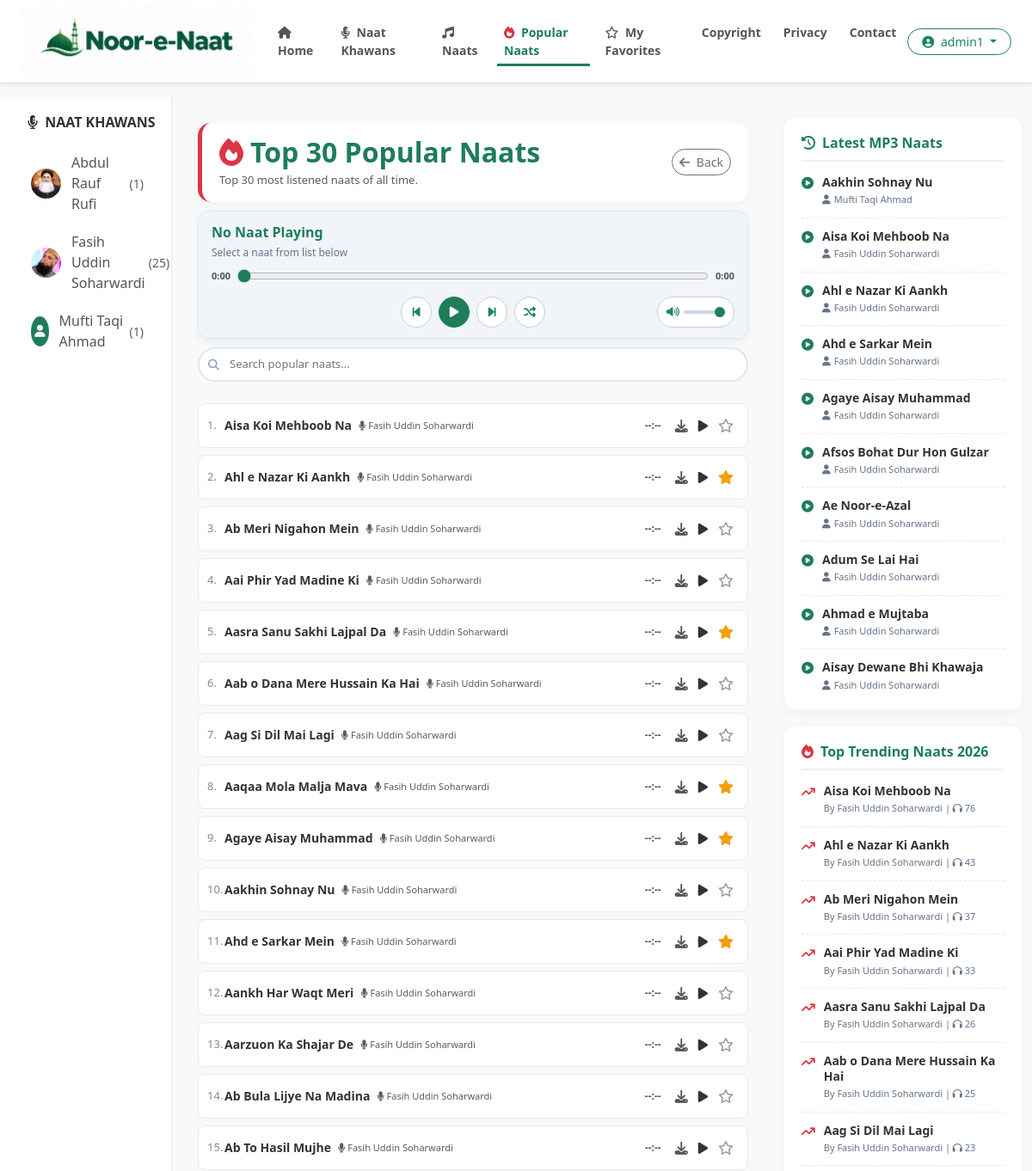
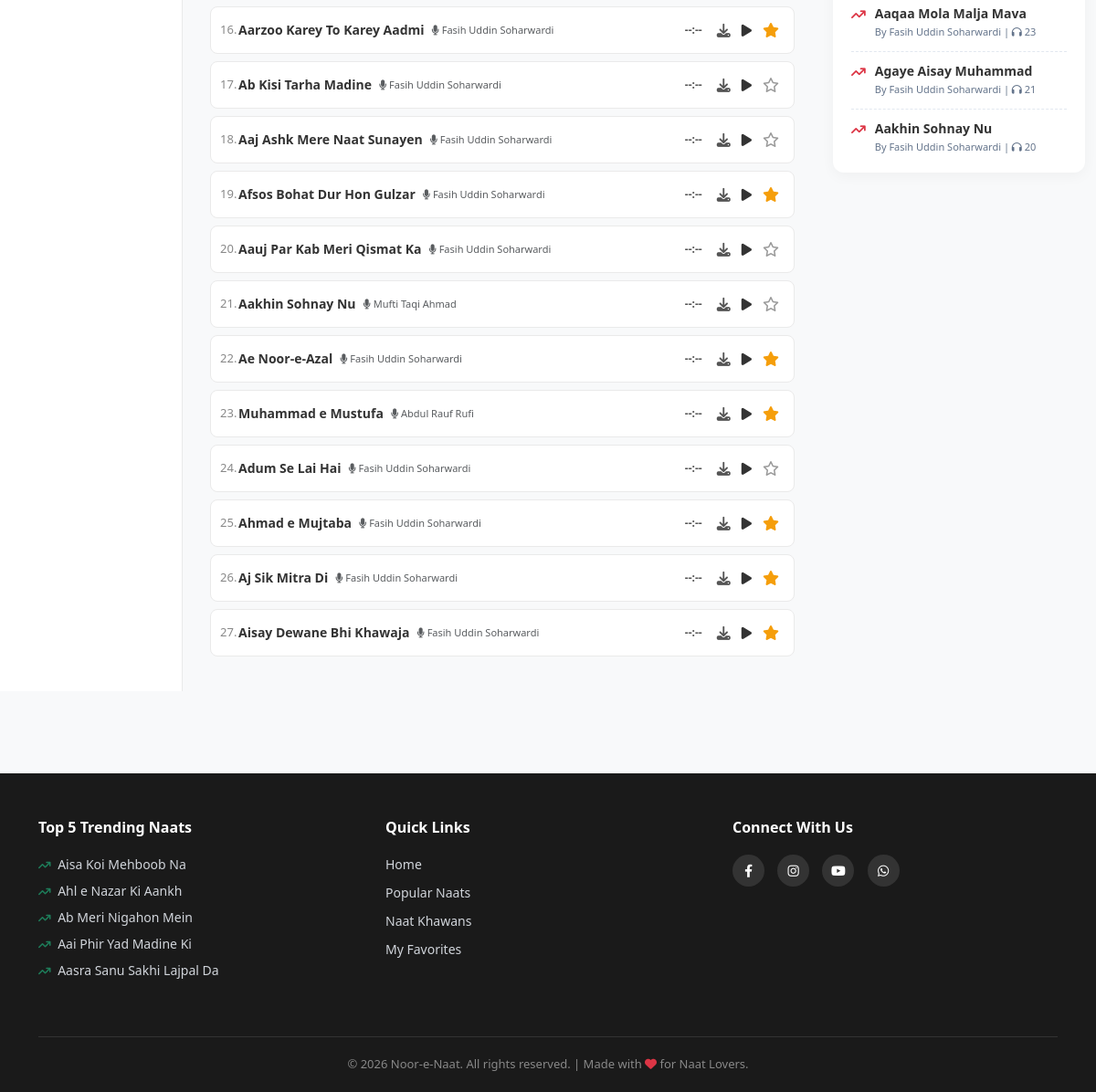
Screenshot of /popular/ (signed in) with the database file from the repository (2 pictures, top to bottom).
### naat_app/models.py (models this page shows, shortened)
class NaatKhawan(models.Model):
    name = models.CharField(max_length=200)
    image = models.ImageField(upload_to='naat_khawan/', blank=True, null=True)

class Naat(models.Model):
    title = models.CharField(max_length=200)
    naat_khawan = models.ForeignKey(NaatKhawan, on_delete=models.CASCADE, related_name='naats')
    audio_file = models.FileField(upload_to='naats/')
    uploaded_at = models.DateTimeField(auto_now_add=True)
    is_live = models.BooleanField(default=True)
    is_popular = models.BooleanField(default=False)
    views = models.IntegerField(default=0, help_text="Kitni dafa suni gayi")

### naat_app/views.py (the view)
# urls.py: path('popular/', views.popular_naats, name='popular_naats'),
def popular_naats(request):
    khawans = NaatKhawan.objects.annotate(
        naat_count=Count('naats', filter=Q(naats__is_live=True))
    ).order_by('id')
    naats = Naat.objects.filter(is_live=True).order_by('-views')[:30]
    favorite_ids = []
    if request.user.is_authenticated:
        favorite_ids = list(Favorite.objects.filter(user=request.user).values_list('naat_id', flat=True))
    latest_naats = Naat.objects.filter(is_live=True).order_by('-uploaded_at')[:10]
    trending_naats = Naat.objects.filter(is_live=True).order_by('-views')[:10]
    context = {
        'naats': naats, 'khawans': khawans, 'latest_naats': latest_naats,
        'trending_naats': trending_naats, 'page_title': "Top 30 Popular Naats",
        'page_subtitle': "Top 30 most listened naats of all time.",
        'favorite_ids': favorite_ids,
    }
    return render(request, 'popular.html', context)

### naat_app/templates/popular.html (shortened to what this page needs)
{% extends 'base.html' %}
{% block content %}
<div class="container-fluid mt-3">
    <div class="row">
        <div class="col-md-3 col-lg-2 sidebar d-none d-md-block">
            <h5><i class="fa-solid fa-microphone-lines me-1"></i> Naat Khawans</h5>
            {% for khawan in khawans %}
                <a href="{% url 'khawan_profile' khawan.id %}" class="khawan-link">
                    {% if khawan.image %}<img src="{{ khawan.image.url }}" class="artist-img-sidebar" alt="{{ khawan.name }}">{% else %}<div class="artist-placeholder-sidebar"><i class="fa-solid fa-user"></i></div>{% endif %}
                    {{ khawan.name }} <span class="ms-1 text-muted small">({{ khawan.naat_count }})</span>
                </a>
            {% endfor %}
        </div>
        <div class="col-12 col-md-6 col-lg-7 main-content">
            <div class="sticky-wrapper">
                <div class="page-header d-flex justify-content-between align-items-center">
                    <div>
                        <h2 class="fw-bold mb-1" style="color: #1e7d5a;"><i class="fa-solid fa-fire text-danger me-2"></i>Top 30 Popular Naats</h2>
                        <p class="text-muted mb-0" style="font-size: 13px;">Top 30 most listened naats of all time.</p>
                    </div>
                    <a href="/" class="btn btn-outline-secondary btn-sm rounded-pill"><i class="fa-solid fa-arrow-left me-1"></i> Back</a>
                </div>
                <div class="top-player">
                    <div class="d-flex justify-content-between align-items-start">
                        <div>
                            <div class="tp-title" id="tp-title">No Naat Playing</div>
                            <div class="tp-artist" id="tp-artist">Select a naat from list below</div>
                        </div>
                    </div>
                    <div class="custom-audio-wrapper mb-3">
                        <span class="audio-time" id="tp-current">0:00</span>
                        <input type="range" id="tp-progress" class="audio-progress" value="0" min="0" max="100" step="0.1">
                        <span class="audio-time" id="tp-duration">0:00</span>
                    </div>
                    <div class="controls-wrapper mt-2">
                        <div class="center-buttons tp-controls">
                            <button type="button" class="btn btn-light rounded-circle" onclick="tpPrev()" title="Previous"><i class="fa-solid fa-backward-step text-success"></i></button>
                            <button type="button" class="btn btn-success rounded-circle" onclick="tpToggle()" id="tp-play-btn" title="Play / Pause"><i class="fa-solid fa-play"></i></button>
                            <button type="button" class="btn btn-light rounded-circle" onclick="tpNext()" title="Next"><i class="fa-solid fa-forward-step text-success"></i></button>
                            <button type="button" class="btn btn-light rounded-circle" onclick="tpCycleMode()" id="tp-shuffle-btn" title="Normal"><i class="fa-solid fa-shuffle text-success"></i></button>
                        </div>
                        <div class="right-volume">
                            <div class="volume-container">
                                <i class="fa-solid fa-volume-high text-success" style="font-size: 12px;"></i>
                                <input type="range" id="tp-volume" min="0" max="1" step="0.1" value="1" oninput="tpChangeVolume(this.value)">
                            </div>
                        </div>
                    </div>
                </div>
                <div class="search-container">
                    <i class="fa-solid fa-magnifying-glass"></i>
                    <input type="text" id="searchInput" placeholder="Search popular naats..." autocomplete="off">
                </div>
            </div>
            <div class="naat-list-container" id="naatsContainer">
                {% for naat in naats %}
                <div class="naat-list-item"
                     id="naat-card-{{ naat.id }}"
                     data-id="{{ naat.id }}"
                     data-title="{{ naat.title }}"
                     data-artist="{{ naat.naat_khawan.name }}"
                     data-url="{% url 'stream_naat' naat.id %}"
                     onclick="tpPlay({{ naat.id }})">
                    <div class="naat-index">{{ forloop.counter }}.</div>
                    <div class="flex-grow-1 d-flex align-items-center" style="min-width: 0;">
                        <p class="naat-title text-truncate mb-0">{{ naat.title }}</p>
                        <span class="text-muted ms-2 d-none d-sm-inline artist-name-sm" style="font-size: 11px; white-space: nowrap;"><i class="fa-solid fa-microphone"></i> {{ naat.naat_khawan.name }}</span>
                    </div>
                    <div class="naat-duration" id="dur-{{ naat.id }}">--:--</div>
                    <div class="d-flex align-items-center">
                        <a href="{% url 'download_naat' naat.id %}" class="download-icon" onclick="event.stopPropagation();" title="Download"><i class="fa-solid fa-download"></i></a>
                        <button type="button" class="btn-play-list" onclick="event.stopPropagation(); tpPlay({{ naat.id }});"><i class="fa-solid fa-play"></i></button>
                        <button type="button" class="fav-btn {% if naat.id in favorite_ids %}active{% endif %}" id="fav-{{ naat.id }}" onclick="event.stopPropagation(); tpToggleFav({{ naat.id }});" title="Add to Favorites"><i class="{% if naat.id in favorite_ids %}fa-solid{% else %}fa-regular{% endif %} fa-star"></i></button>
                    </div>
                </div>
                {% endfor %}
            </div>
        </div>
        <div class="col-md-3 col-lg-3 d-none d-md-block mt-4">
            <div class="right-widget">
                <h5><i class="fa-solid fa-clock-rotate-left me-2"></i>Latest MP3 Naats</h5>
                {% for l_naat in latest_naats %}
                <div class="widget-item">
                    <i class="fa-solid fa-circle-play widget-icon"></i>
                    <div class="widget-text">
                        <a href="{% url 'naat_detail' l_naat.id %}">{{ l_naat.title }}</a>
                        <small><i class="fa-solid fa-user me-1"></i>{{ l_naat.naat_khawan.name }}</small>
                    </div>
                </div>
                {% endfor %}
            </div>
            <div class="right-widget">
                <h5><i class="fa-solid fa-fire text-danger me-2"></i>Top Trending Naats 2026</h5>
                {% for t_naat in trending_naats %}
                <div class="widget-item">
                    <i class="fa-solid fa-arrow-trend-up text-danger widget-icon"></i>
                    <div class="widget-text">
                        <a href="{% url 'naat_detail' t_naat.id %}">{{ t_naat.title }}</a>
                        <small>By {{ t_naat.naat_khawan.name }} | <i class="fa-solid fa-headphones"></i> {{ t_naat.views }}</small>
                    </div>
                </div>
                {% endfor %}
            </div>
        </div>
    </div>
</div>
{% endblock %}

### naat_app/templates/base.html (shortened to what this page needs)
{% load static %}
<!DOCTYPE html>
<html lang="en">
<head>
    <link href="https://cdn.jsdelivr.net/npm/bootstrap@5.3.0/dist/css/bootstrap.min.css" rel="stylesheet">
    <link rel="stylesheet" href="https://cdnjs.cloudflare.com/ajax/libs/font-awesome/6.4.0/css/all.min.css">
</head>
<body>
    <nav class="navbar navbar-expand-lg sticky-top shadow-sm">
        <div class="container-fluid px-4">
            <a class="navbar-brand d-flex align-items-center" href="/">
                <img src="{% static 'images/logo.png' %}" alt="Noor-e-Naat Logo">
            </a>
            <div class="collapse navbar-collapse" id="navbarNav">
                <ul class="navbar-nav mx-auto">
                    <li class="nav-item">
                        <a class="nav-link {% if request.resolver_match.url_name == 'home' %}active{% endif %}" href="{% url 'home' %}"><i class="fa-solid fa-house me-1"></i> Home</a>
                    </li>
                    <li class="nav-item">
                        <a class="nav-link " href="{% url 'all_naat_khawans' %}"><i class="fa-solid fa-microphone-lines me-1"></i> Naat Khawans</a>
                    </li>
                    <li class="nav-item">
                        <a class="nav-link {% if request.resolver_match.url_name == 'all_naats' %}active{% endif %}" href="{% url 'all_naats' %}"><i class="fa-solid fa-music me-1"></i> Naats</a>
                    </li>
                    <li class="nav-item">
                        <a class="nav-link {% if request.resolver_match.url_name == 'popular_naats' %}active{% endif %}" href="{% url 'popular_naats' %}"><i class="fa-solid fa-fire text-danger me-1"></i> Popular Naats</a>
                    </li>
                    {% if user.is_authenticated %}
                    <li class="nav-item">
                        <a class="nav-link {% if request.resolver_match.url_name == 'my_favorites' %}active{% endif %}" href="{% url 'my_favorites' %}"><i class="fa-regular fa-star me-1"></i> My Favorites</a>
                    </li>
                    {% endif %}
                    <li class="nav-item"><a class="nav-link {% if request.resolver_match.url_name == 'copyright_page' %}active{% endif %}" href="{% url 'copyright_page' %}">Copyright</a></li>
                    <li class="nav-item"><a class="nav-link {% if request.resolver_match.url_name == 'privacy_page' %}active{% endif %}" href="{% url 'privacy_page' %}">Privacy</a></li>
                    <li class="nav-item"><a class="nav-link {% if request.resolver_match.url_name == 'contact_page' %}active{% endif %}" href="{% url 'contact_page' %}">Contact</a></li>
                </ul>
                <div class="d-flex align-items-center gap-2 mt-3 mt-lg-0">
                    {% if user.is_authenticated %}
                        <div class="dropdown">
                            <button class="btn btn-outline-success btn-sm rounded-pill px-3 dropdown-toggle w-100" type="button" data-bs-toggle="dropdown">
                                <i class="fa-solid fa-user-circle me-1"></i> {{ user.username }}
                            </button>
                        </div>
                    {% else %}
                        <a href="{% url 'login' %}" class="btn btn-outline-dark btn-sm rounded-pill px-3 w-100">Login</a>
                        <a href="{% url 'register' %}" class="btn btn-success btn-sm rounded-pill px-3 w-100">Register</a>
                    {% endif %}
                </div>
            </div>
        </div>
    </nav>
    <div class="content-wrapper">
        {% block content %}{% endblock %}
    </div>
    <footer class="footer">
        <div class="container">
            <div class="row">
                <div class="col-md-4 mb-4 text-center text-md-start">
                    <h5>Top 5 Trending Naats</h5>
                    <div class="trending-container">
                        {% for t_naat in trending_naats|slice:":5" %}
                            <a href="{% url 'naat_detail' t_naat.id %}?autoplay=1" class="text-truncate" style="max-width: 280px; margin-bottom: 8px; color: #d1d5db;">
                                <i class="fa-solid fa-arrow-trend-up me-1" style="font-size: 12px; color: #1e7d5a;"></i>
                                {{ t_naat.title }}
                            </a>
                        {% empty %}
                            <p class="small text-muted">No trending naats available.</p>
                        {% endfor %}
                    </div>
                </div>
                <div class="col-md-4 mb-4 text-center text-md-start">
                    <h5>Quick Links</h5>
                    <a href="{% url 'home' %}">Home</a>
                    <a href="{% url 'popular_naats' %}">Popular Naats</a>
                    <a href="{% url 'all_naat_khawans' %}">Naat Khawans</a>
                    {% if user.is_authenticated %}
                    <a href="{% url 'my_favorites' %}">My Favorites</a>
                    {% endif %}
                </div>
                <div class="col-md-4 mb-4 text-center text-md-start">
                    <h5>Connect With Us</h5>
                    <div class="social-icons mt-2">
                        <a href="https://facebook.com" target="_blank" title="Facebook"><i class="fa-brands fa-facebook-f"></i></a>
                        <a href="https://instagram.com" target="_blank" title="Instagram"><i class="fa-brands fa-instagram"></i></a>
                        <a href="https://youtube.com" target="_blank" title="YouTube"><i class="fa-brands fa-youtube"></i></a>
                        <a href="https://wa.me/923000000000" target="_blank" title="WhatsApp"><i class="fa-brands fa-whatsapp"></i></a>
                    </div>
                </div>
            </div>
            <div class="footer-bottom">
                &copy; 2026 Noor-e-Naat. All rights reserved. | Made with <i class="fa-solid fa-heart text-danger"></i> for Naat Lovers.
            </div>
        </div>
    </footer>
</body>
</html>

### rows the page displays
NaatKhawan: image (picture), name "Abdul Rauf Rufi", naat_count "1"
NaatKhawan: image (picture), name "Fasih Uddin Soharwardi", naat_count "25"
NaatKhawan: name "Mufti Taqi Ahmad", naat_count "1"
Naat: title "Aisa Koi Mehboob Na", naat_khawan.name "Fasih Uddin Soharwardi", views "76"
Naat: title "Ahl e Nazar Ki Aankh", naat_khawan.name "Fasih Uddin Soharwardi", views "43"
Naat: title "Ab Meri Nigahon Mein", naat_khawan.name "Fasih Uddin Soharwardi", views "37"
Naat: title "Aai Phir Yad Madine Ki", naat_khawan.name "Fasih Uddin Soharwardi", views "33"
Naat: title "Aasra Sanu Sakhi Lajpal Da", naat_khawan.name "Fasih Uddin Soharwardi", views "26"
Naat: title "Aab o Dana Mere Hussain Ka Hai", naat_khawan.name "Fasih Uddin Soharwardi", views "25"
Naat: title "Aag Si Dil Mai Lagi", naat_khawan.name "Fasih Uddin Soharwardi", views "23"
Naat: title "Aaqaa Mola Malja Mava", naat_khawan.name "Fasih Uddin Soharwardi", views "23"
Naat: title "Agaye Aisay Muhammad", naat_khawan.name "Fasih Uddin Soharwardi", views "21"
Naat: title "Aakhin Sohnay Nu", naat_khawan.name "Fasih Uddin Soharwardi", views "20"
Naat: title "Ahd e Sarkar Mein", naat_khawan.name "Fasih Uddin Soharwardi"
Naat: title "Aankh Har Waqt Meri", naat_khawan.name "Fasih Uddin Soharwardi"
Naat: title "Aarzuon Ka Shajar De", naat_khawan.name "Fasih Uddin Soharwardi"
Naat: title "Ab Bula Lijye Na Madina", naat_khawan.name "Fasih Uddin Soharwardi"
Naat: title "Ab To Hasil Mujhe", naat_khawan.name "Fasih Uddin Soharwardi"
Naat: title "Aarzoo Karey To Karey Aadmi", naat_khawan.name "Fasih Uddin Soharwardi"
Naat: title "Ab Kisi Tarha Madine", naat_khawan.name "Fasih Uddin Soharwardi"
Naat: title "Aaj Ashk Mere Naat Sunayen", naat_khawan.name "Fasih Uddin Soharwardi"
Naat: title "Afsos Bohat Dur Hon Gulzar", naat_khawan.name "Fasih Uddin Soharwardi"
Naat: title "Aauj Par Kab Meri Qismat Ka", naat_khawan.name "Fasih Uddin Soharwardi"
Naat: title "Aakhin Sohnay Nu", naat_khawan.name "Mufti Taqi Ahmad"
Naat: title "Ae Noor-e-Azal", naat_khawan.name "Fasih Uddin Soharwardi"
Naat: title "Muhammad e Mustufa", naat_khawan.name "Abdul Rauf Rufi"
Naat: title "Adum Se Lai Hai", naat_khawan.name "Fasih Uddin Soharwardi"
Naat: title "Ahmad e Mujtaba", naat_khawan.name "Fasih Uddin Soharwardi"
Naat: title "Aj Sik Mitra Di", naat_khawan.name "Fasih Uddin Soharwardi"
Naat: title "Aisay Dewane Bhi Khawaja", naat_khawan.name "Fasih Uddin Soharwardi"

### other values shown
{{ user.username }} "admin1"
